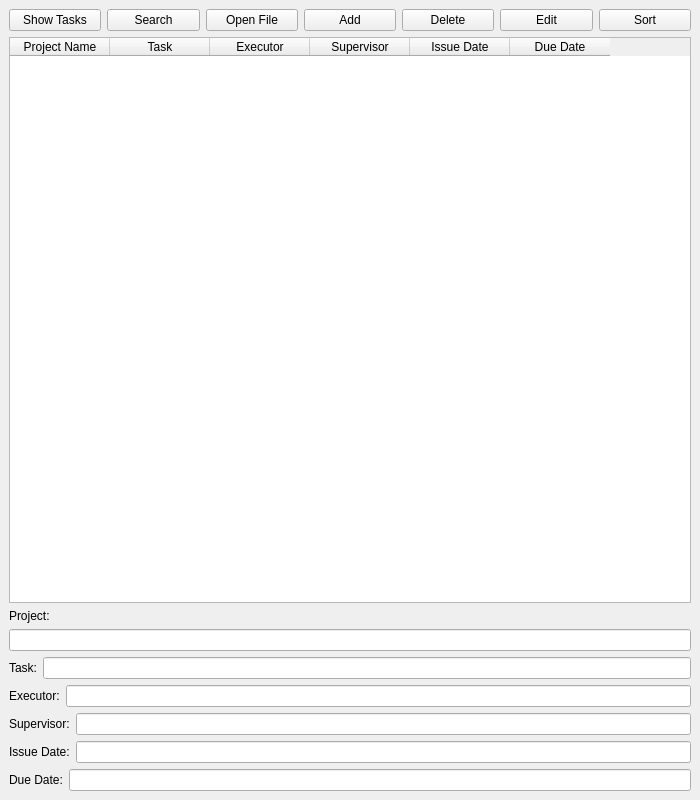
<?xml version="1.0" encoding="UTF-8"?>
<ui version="4.0">
 <class>MainWindow</class>
 <widget class="QMainWindow" name="MainWindow">
  <property name="geometry">
   <rect>
    <x>0</x>
    <y>0</y>
    <width>700</width>
    <height>800</height>
   </rect>
  </property>
  <property name="windowTitle">
   <string>Task Manager</string>
  </property>
  <widget class="QWidget" name="centralwidget">
   <layout class="QVBoxLayout" name="verticalLayout">
    <item>
     <layout class="QHBoxLayout" name="horizontalLayout">
      <item>
       <widget class="QPushButton" name="showTasksButton">
        <property name="text">
         <string>Show Tasks</string>
        </property>
       </widget>
      </item>
      <item>
       <widget class="QPushButton" name="searchButton">
        <property name="text">
         <string>Search</string>
        </property>
       </widget>
      </item>
      <item>
       <widget class="QPushButton" name="openFileButton">
        <property name="text">
         <string>Open File</string>
        </property>
       </widget>
      </item>
      <item>
       <widget class="QPushButton" name="addButton">
        <property name="text">
         <string>Add</string>
        </property>
       </widget>
      </item>
      <item>
       <widget class="QPushButton" name="deleteButton">
        <property name="text">
         <string>Delete</string>
        </property>
       </widget>
      </item>
      <item>
       <widget class="QPushButton" name="editButton">
        <property name="text">
         <string>Edit</string>
        </property>
       </widget>
      </item>
      <item>
       <widget class="QPushButton" name="sortButton">
        <property name="text">
         <string>Sort</string>
        </property>
       </widget>
      </item>
     </layout>
    </item>
    <item>
     <widget class="QTableWidget" name="tableWidget">
      <column>
       <property name="text">
        <string>Project Name</string>
       </property>
      </column>
      <column>
       <property name="text">
        <string>Task</string>
       </property>
      </column>
      <column>
       <property name="text">
        <string>Executor</string>
       </property>
      </column>
      <column>
       <property name="text">
        <string>Supervisor</string>
       </property>
      </column>
      <column>
       <property name="text">
        <string>Issue Date</string>
       </property>
      </column>
      <column>
       <property name="text">
        <string>Due Date</string>
       </property>
      </column>
     </widget>
    </item>
    <item>
     <widget class="QLabel" name="projectLabel">
      <property name="text">
       <string>Project:</string>
      </property>
     </widget>
    </item>
    <item>
     <widget class="QLineEdit" name="projectLineEdit"/>
    </item>
    <item>
     <layout class="QHBoxLayout" name="taskLayout">
      <item>
       <widget class="QLabel" name="taskLabel">
        <property name="text">
         <string>Task:</string>
        </property>
       </widget>
      </item>
      <item>
       <widget class="QLineEdit" name="taskLineEdit"/>
      </item>
     </layout>
    </item>
    <item>
     <layout class="QHBoxLayout" name="executorLayout">
      <item>
       <widget class="QLabel" name="executorLabel">
        <property name="text">
         <string>Executor:</string>
        </property>
       </widget>
      </item>
      <item>
       <widget class="QLineEdit" name="executorLineEdit"/>
      </item>
     </layout>
    </item>
    <item>
     <layout class="QHBoxLayout" name="supervisorLayout">
      <item>
       <widget class="QLabel" name="supervisorLabel">
        <property name="text">
         <string>Supervisor:</string>
        </property>
       </widget>
      </item>
      <item>
       <widget class="QLineEdit" name="supervisorLineEdit"/>
      </item>
     </layout>
    </item>
<item>
     <layout class="QHBoxLayout" name="issueDateLayout">
      <item>
       <widget class="QLabel" name="issueDateLabel">
        <property name="text">
         <string>Issue Date:</string>
        </property>
       </widget>
      </item>
      <item>
       <widget class="QLineEdit" name="issueDateLineEdit"/>
      </item>
     </layout>
    </item>
    <item>
     <layout class="QHBoxLayout" name="dueDateLayout">
      <item>
       <widget class="QLabel" name="dueDateLabel">
        <property name="text">
         <string>Due Date:</string>
        </property>
       </widget>
      </item>
      <item>
       <widget class="QLineEdit" name="dueDateLineEdit"/>
      </item>
     </layout>
    </item>
   </layout>
  </widget>
  <widget class="QMenuBar" name="menubar">
   <property name="geometry">
    <rect>
     <x>0</x>
     <y>0</y>
     <width>700</width>
     <height>22</height>
    </rect>
   </property>
  </widget>
 </widget>
 <resources/>
 <connections/>
</ui>
